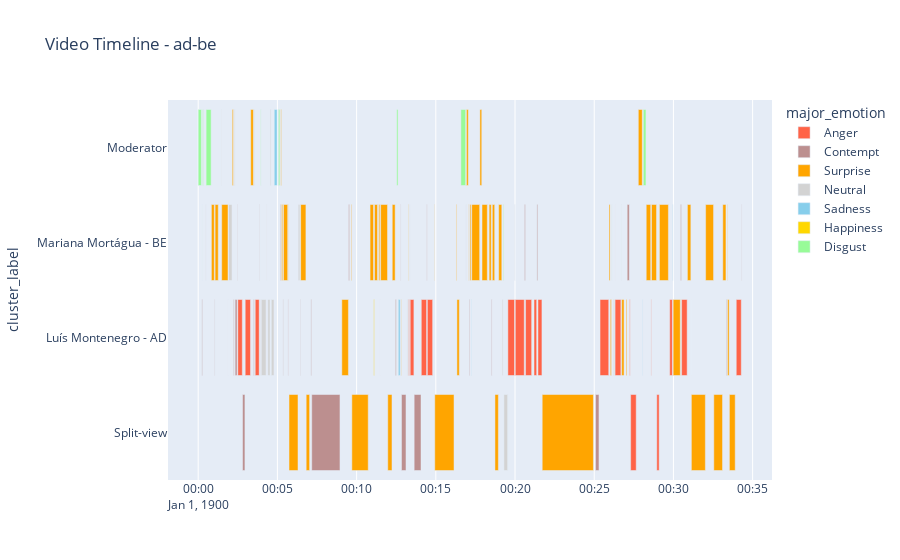
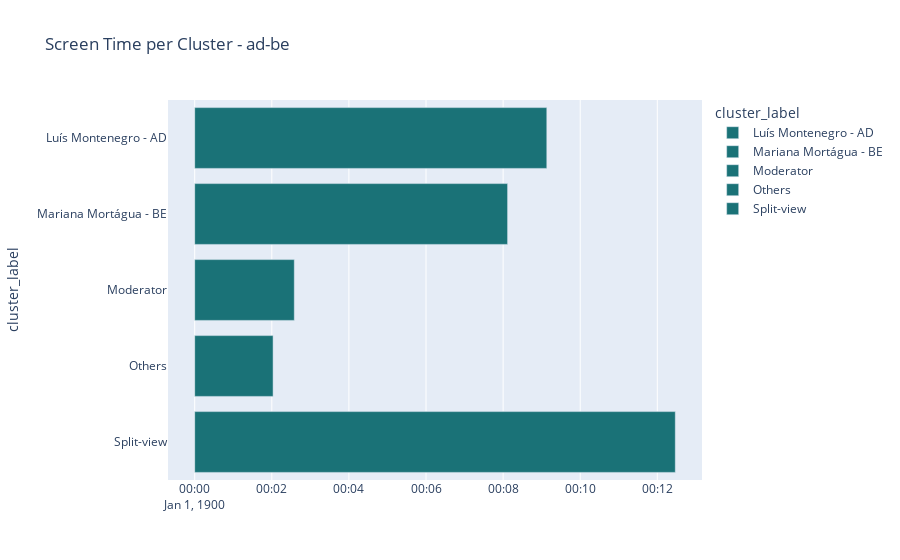
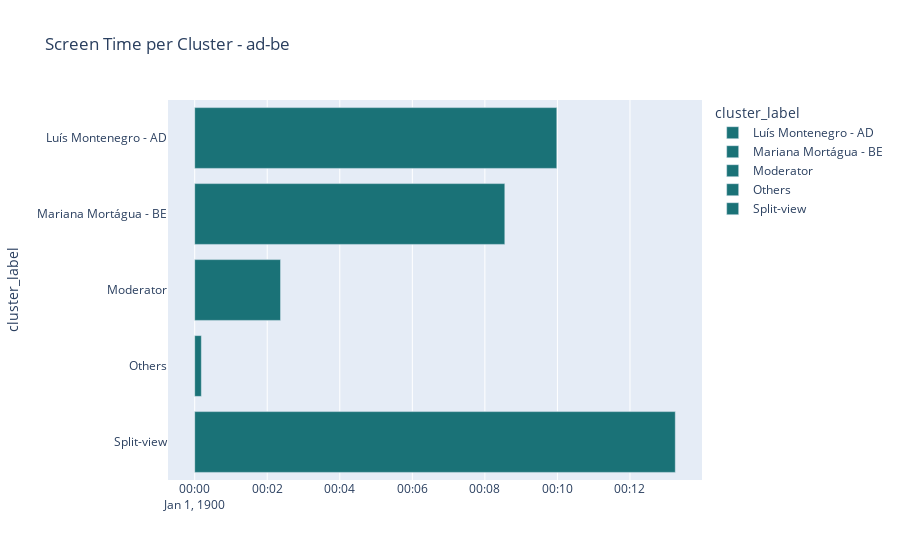
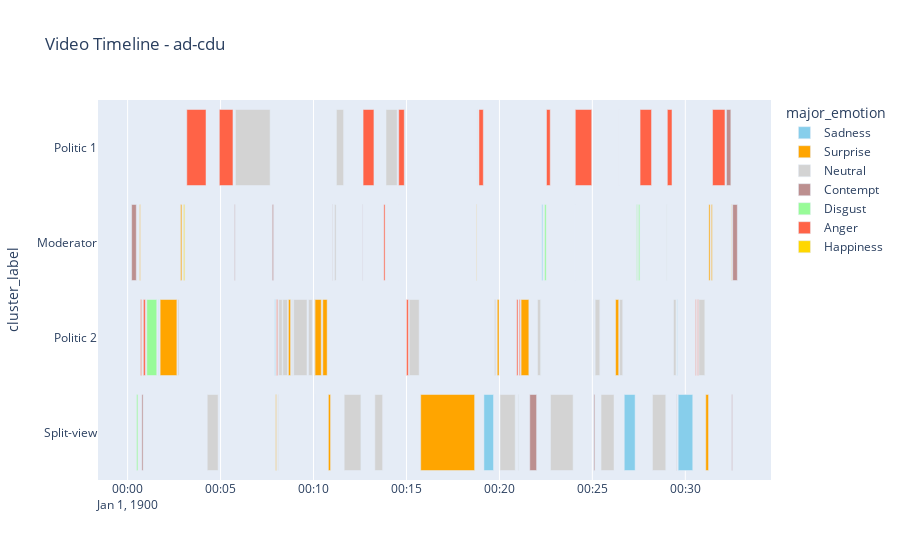

Notebook code for these charts, in order:
### Code cell
# Initialize a dictionary to store cumulative durations for each cluster label
cumulative_durations = {}
# Initialize an empty list to accumulate the DataFrames
cumulative_total_time_dfs = []

# Loop over all the videos and apply the clustering and labeling functions
for video in video_titles:
    print(video)
    # Read the video pickle file
    labeled_df = pd.read_pickle(os.path.join(current_dir, 'labeled', video + '_labeled.pkl'))

    smoothed_timeline_df, timeline_df = segment_video_timeline_emotion(labeled_df)
    plot_timeline_w_major_emotion(timeline_df, video)

    plot_total_screen_time(timeline_df, video)
    plot_total_screen_time(smoothed_timeline_df, video)

    display(get_total_time_by_emotion(timeline_df))
    display(get_total_time_by_emotion(smoothed_timeline_df))
    
    # Get total time by emotion for this video
    total_time_by_emotion_df = get_total_time_by_emotion(smoothed_timeline_df)
    
    # Append the DataFrame to the list
    cumulative_total_time_dfs.append(total_time_by_emotion_df)

    # Accumulate durations for each cluster label
    for index, row in smoothed_timeline_df.iterrows():
        cluster_label = row['cluster_label']
        duration = row['duration']
        cumulative_durations[cluster_label] = cumulative_durations.get(cluster_label, 0) + duration

    print(video)
    clusters_order = ['Removed Frame', 'Split-view', 'Politic 1', 'Politic 2', 'Moderator', 'Others']
    for cluster in clusters_order:
        print(f"Cluster: {cluster} -> {len(labeled_df[labeled_df['cluster_label'] == cluster])} frames")
        
# Convert cumulative durations from seconds to minutes
for cluster_label, duration in cumulative_durations.items():
    cumulative_durations[cluster_label] = duration // 60

# Display cumulative durations for each cluster label
cumulative_durations_df = pd.DataFrame(list(cumulative_durations.items()), columns=['cluster_label', 'cumulative_duration(hour)'])
print("\nCumulative Durations:")
print(cumulative_durations_df)

# Concatenate all DataFrames in the list
cumulative_total_time_by_emotion = pd.concat(cumulative_total_time_dfs, ignore_index=True)

# Group by cluster_label and sum the durations to get the total time by emotion
total_time_by_emotion_sum = cumulative_total_time_by_emotion.groupby('cluster_label').sum()
for emotion in total_time_by_emotion_sum.columns:
    print(emotion)
    print(total_time_by_emotion_sum[emotion])
    total_time_by_emotion_sum[f"{emotion}(hour)"] = total_time_by_emotion_sum[emotion].apply(lambda x: '{:02d}:{:02d}:{:02d}'.format(extract_number(x) // 3600, extract_number(x) % 3600 // 60, extract_number(x) % 60) if not pd.isnull(x) else '00:00:00')
    total_time_by_emotion_sum = total_time_by_emotion_sum.drop(emotion, axis=1)
    
#total_time_by_emotion_sum['total_duration(min)'] = total_time_by_emotion_sum['duration'].apply(lambda x: '{:02d}:{:02d}'.format(x // 60, x % 60))
#total_time_by_emotion_sum = total_time_by_emotion_sum.drop('duration', axis=1)    

# Display the total times by emotion added up from all the names that appear as a cluster_label
print(total_time_by_emotion_sum)

### Figure 1 — Plotly figure (JSON) as saved in the notebook; plotly's stock layout.template omitted (floating-point values rounded to 4 significant figures)
{"data": [{"alignmentgroup": "True", "base": ["1900-01-01T00:27:18", "1900-01-01T00:28:57", "1900-01-01T00:26:19", "1900-01-01T00:21:27", "1900-01-01T00:20:01", "1900-01-01T00:13:17", "1900-01-01T00:13:23", "1900-01-01T00:20:40", "1900-01-01T00:33:58", "1900-01-01T00:14:28", "1900-01-01T00:25:22", "1900-01-01T00:21:12", "1900-01-01T00:14:05", "1900-01-01T00:03:36", "1900-01-01T00:02:58", "1900-01-01T00:02:30", "1900-01-01T00:29:46", "1900-01-01T00:30:31", "1900-01-01T00:31:07", "1900-01-01T00:27:14", "1900-01-01T00:19:33", "1900-01-01T00:28:35"], "hovertemplate": "major_emotion=Anger<br>start(hour)=%{base}<br>end(hour)=%{x}<br>cluster_label=%{y}<extra></extra>", "legendgroup": "Anger", "marker": {"color": "#FF6347", "pattern": {"shape": ""}}, "name": "Anger", "offsetgroup": "Anger", "orientation": "h", "showlegend": true, "textposition": "auto", "type": "bar", "x": [21000, 9000, 22000, 15000, 34000, 3000, 14000, 23000, 19000, 20000, 33000, 10000, 20000, 15000, 20000, 17000, 10000, 21000, 0, 2000, 25000, 1000], "xaxis": "x", "y": ["Split-view", "Split-view", "Luís Montenegro - AD", "Luís Montenegro - AD", "Luís Montenegro - AD", "Luís Montenegro - AD", "Luís Montenegro - AD", "Luís Montenegro - AD", "Luís Montenegro - AD", "Luís Montenegro - AD", "Luís Montenegro - AD", "Luís Montenegro - AD", "Luís Montenegro - AD", "Luís Montenegro - AD", "Luís Montenegro - AD", "Luís Montenegro - AD", "Luís Montenegro - AD", "Luís Montenegro - AD", "Luís Montenegro - AD", "Luís Montenegro - AD", "Luís Montenegro - AD", "Luís Montenegro - AD"], "yaxis": "y"}, {"alignmentgroup": "True", "base": ["1900-01-01T00:12:50", "1900-01-01T00:07:10", "1900-01-01T00:13:38", "1900-01-01T00:02:48", "1900-01-01T00:25:05", "1900-01-01T00:11:30", "1900-01-01T00:11:29", "1900-01-01T00:12:27", "1900-01-01T00:17:06", "1900-01-01T00:18:31", "1900-01-01T00:03:30", "1900-01-01T00:02:14", "1900-01-01T00:01:54", "1900-01-01T00:01:02", "1900-01-01T00:33:20", "1900-01-01T00:00:14", "1900-01-01T00:02:20", "1900-01-01T00:07:07", "1900-01-01T00:06:26", "1900-01-01T00:05:40", "1900-01-01T00:05:21", "1900-01-01T00:27:05", "1900-01-01T00:20:36", "1900-01-01T00:21:23", "1900-01-01T00:30:27", "1900-01-01T00:28:05", "1900-01-01T00:34:18", "1900-01-01T00:09:30", "1900-01-01T00:05:10", "1900-01-01T00:03:52", "1900-01-01T00:02:28", "1900-01-01T00:00:13", "1900-01-01T00:14:26", "1900-01-01T00:12:46"], "hovertemplate": "major_emotion=Contempt<br>start(hour)=%{base}<br>end(hour)=%{x}<br>cluster_label=%{y}<extra></extra>", "legendgroup": "Contempt", "marker": {"color": "#BC8F8F", "pattern": {"shape": ""}}, "name": "Contempt", "offsetgroup": "Contempt", "orientation": "h", "showlegend": true, "textposition": "auto", "type": "bar", "x": [17000, 107000, 26000, 9000, 13000, 0, 0, 3000, 2000, 2000, 2000, 2000, 0, 1000, 2000, 2000, 7000, 2000, 1000, 1000, 1000, 8000, 3000, 3000, 3000, 0, 1000, 3000, 2000, 1000, 1000, 0, 1000, 1000], "xaxis": "x", "y": ["Split-view", "Split-view", "Split-view", "Split-view", "Split-view", "Split-view", "Luís Montenegro - AD", "Luís Montenegro - AD", "Luís Montenegro - AD", "Luís Montenegro - AD", "Luís Montenegro - AD", "Luís Montenegro - AD", "Luís Montenegro - AD", "Luís Montenegro - AD", "Luís Montenegro - AD", "Luís Montenegro - AD", "Luís Montenegro - AD", "Luís Montenegro - AD", "Luís Montenegro - AD", "Luís Montenegro - AD", "Luís Montenegro - AD", "Mariana Mortágua - BE", "Mariana Mortágua - BE", "Mariana Mortágua - BE", "Mariana Mortágua - BE", "Mariana Mortágua - BE", "Mariana Mortágua - BE", "Mariana Mortágua - BE", "Mariana Mortágua - BE", "Mariana Mortágua - BE", "Mariana Mortágua - BE", "Mariana Mortágua - BE", "Mariana Mortágua - BE", "Mariana Mortágua - BE"], "yaxis": "y"}, {"alignmentgroup": "True", "base": ["1900-01-01T00:06:49", "1900-01-01T00:33:32", "1900-01-01T00:11:58", "1900-01-01T00:18:44", "1900-01-01T00:32:33", "1900-01-01T00:14:56", "1900-01-01T00:09:42", "1900-01-01T00:31:08", "1900-01-01T00:21:43", "1900-01-01T00:05:44", "1900-01-01T00:26:44", "1900-01-01T00:12:48", "1900-01-01T00:26:01", "1900-01-01T00:16:20", "1900-01-01T00:27:01", "1900-01-01T00:29:59", "1900-01-01T00:33:25", "1900-01-01T00:09:04", "1900-01-01T00:33:07", "1900-01-01T00:29:07", "1900-01-01T00:33:23", "1900-01-01T00:32:02", "1900-01-01T00:30:53", "1900-01-01T00:28:17", "1900-01-01T00:28:37", "1900-01-01T00:25:56", "1900-01-01T00:27:17", "1900-01-01T00:18:58", "1900-01-01T00:10:51", "1900-01-01T00:09:39", "1900-01-01T00:06:28", "1900-01-01T00:05:23", "1900-01-01T00:05:16", "1900-01-01T00:11:08", "1900-01-01T00:01:29", "1900-01-01T00:01:04", "1900-01-01T00:00:50", "1900-01-01T00:11:24", "1900-01-01T00:05:42", "1900-01-01T00:12:15", "1900-01-01T00:17:09", "1900-01-01T00:11:31", "1900-01-01T00:17:16", "1900-01-01T00:17:55", "1900-01-01T00:16:17", "1900-01-01T00:14:54", "1900-01-01T00:18:22", "1900-01-01T00:13:15", "1900-01-01T00:18:34", "1900-01-01T00:17:04", "1900-01-01T00:17:47", "1900-01-01T00:02:09", "1900-01-01T00:16:56", "1900-01-01T00:05:13", "1900-01-01T00:27:47", "1900-01-01T00:03:19"], "hovertemplate": "major_emotion=Surprise<br>start(hour)=%{base}<br>end(hour)=%{x}<br>cluster_label=%{y}<extra></extra>", "legendgroup": "Surprise", "marker": {"color": "#FFA500", "pattern": {"shape": ""}}, "name": "Surprise", "offsetgroup": "Surprise", "orientation": "h", "showlegend": true, "textposition": "auto", "type": "bar", "x": [13000, 22000, 16000, 13000, 33000, 73000, 62000, 53000, 194000, 34000, 9000, 1000, 4000, 9000, 3000, 27000, 6000, 25000, 12000, 34000, 1000, 30000, 13000, 17000, 19000, 4000, 0, 12000, 13000, 2000, 20000, 16000, 4000, 11000, 24000, 12000, 11000, 4000, 1000, 11000, 4000, 26000, 30000, 20000, 2000, 1000, 8000, 1000, 9000, 1000, 7000, 4000, 7000, 2000, 15000, 10000], "xaxis": "x", "y": ["Split-view", "Split-view", "Split-view", "Split-view", "Split-view", "Split-view", "Split-view", "Split-view", "Split-view", "Split-view", "Luís Montenegro - AD", "Luís Montenegro - AD", "Luís Montenegro - AD", "Luís Montenegro - AD", "Luís Montenegro - AD", "Luís Montenegro - AD", "Luís Montenegro - AD", "Luís Montenegro - AD", "Mariana Mortágua - BE", "Mariana Mortágua - BE", "Mariana Mortágua - BE", "Mariana Mortágua - BE", "Mariana Mortágua - BE", "Mariana Mortágua - BE", "Mariana Mortágua - BE", "Mariana Mortágua - BE", "Mariana Mortágua - BE", "Mariana Mortágua - BE", "Mariana Mortágua - BE", "Mariana Mortágua - BE", "Mariana Mortágua - BE", "Mariana Mortágua - BE", "Mariana Mortágua - BE", "Mariana Mortágua - BE", "Mariana Mortágua - BE", "Mariana Mortágua - BE", "Mariana Mortágua - BE", "Mariana Mortágua - BE", "Mariana Mortágua - BE", "Mariana Mortágua - BE", "Mariana Mortágua - BE", "Mariana Mortágua - BE", "Mariana Mortágua - BE", "Mariana Mortágua - BE", "Mariana Mortágua - BE", "Mariana Mortágua - BE", "Mariana Mortágua - BE", "Mariana Mortágua - BE", "Mariana Mortágua - BE", "Mariana Mortágua - BE", "Moderator", "Moderator", "Moderator", "Moderator", "Moderator", "Moderator"], "yaxis": "y"}, {"alignmentgroup": "True", "base": ["1900-01-01T00:19:18", "1900-01-01T00:19:11", "1900-01-01T00:26:13", "1900-01-01T00:13:12", "1900-01-01T00:03:54", "1900-01-01T00:03:59", "1900-01-01T00:04:37", "1900-01-01T00:04:24", "1900-01-01T00:26:42", "1900-01-01T00:19:59", "1900-01-01T00:26:18", "1900-01-01T00:26:06", "1900-01-01T00:06:19", "1900-01-01T00:01:55", "1900-01-01T00:00:28", "1900-01-01T00:04:18", "1900-01-01T00:16:54", "1900-01-01T00:13:21", "1900-01-01T00:12:31", "1900-01-01T00:02:17", "1900-01-01T00:01:27", "1900-01-01T00:03:33", "1900-01-01T00:04:33"], "hovertemplate": "major_emotion=Neutral<br>start(hour)=%{base}<br>end(hour)=%{x}<br>cluster_label=%{y}<extra></extra>", "legendgroup": "Neutral", "marker": {"color": "#D3D3D3", "pattern": {"shape": ""}}, "name": "Neutral", "offsetgroup": "Neutral", "orientation": "h", "showlegend": true, "textposition": "auto", "type": "bar", "x": [14000, 3000, 4000, 2000, 2000, 18000, 10000, 8000, 1000, 1000, 0, 1000, 6000, 13000, 1000, 1000, 1000, 1000, 0, 2000, 1000, 2000, 3000], "xaxis": "x", "y": ["Split-view", "Luís Montenegro - AD", "Luís Montenegro - AD", "Luís Montenegro - AD", "Luís Montenegro - AD", "Luís Montenegro - AD", "Luís Montenegro - AD", "Luís Montenegro - AD", "Mariana Mortágua - BE", "Mariana Mortágua - BE", "Mariana Mortágua - BE", "Mariana Mortágua - BE", "Mariana Mortágua - BE", "Mariana Mortágua - BE", "Mariana Mortágua - BE", "Mariana Mortágua - BE", "Mariana Mortágua - BE", "Mariana Mortágua - BE", "Mariana Mortágua - BE", "Moderator", "Moderator", "Moderator", "Moderator"], "yaxis": "y"}, {"alignmentgroup": "True", "base": ["1900-01-01T00:17:14", "1900-01-01T00:12:38", "1900-01-01T00:28:03", "1900-01-01T00:29:57", "1900-01-01T00:04:48"], "hovertemplate": "major_emotion=Sadness<br>start(hour)=%{base}<br>end(hour)=%{x}<br>cluster_label=%{y}<extra></extra>", "legendgroup": "Sadness", "marker": {"color": "#87CEEB", "pattern": {"shape": ""}}, "name": "Sadness", "offsetgroup": "Sadness", "orientation": "h", "showlegend": true, "textposition": "auto", "type": "bar", "x": [1000, 7000, 1000, 1000, 11000], "xaxis": "x", "y": ["Luís Montenegro - AD", "Luís Montenegro - AD", "Luís Montenegro - AD", "Mariana Mortágua - BE", "Moderator"], "yaxis": "y"}, {"alignmentgroup": "True", "base": ["1900-01-01T00:11:05"], "hovertemplate": "major_emotion=Happiness<br>start(hour)=%{base}<br>end(hour)=%{x}<br>cluster_label=%{y}<extra></extra>", "legendgroup": "Happiness", "marker": {"color": "#FFD700", "pattern": {"shape": ""}}, "name": "Happiness", "offsetgroup": "Happiness", "orientation": "h", "showlegend": true, "textposition": "auto", "type": "bar", "x": [2000], "xaxis": "x", "y": ["Luís Montenegro - AD"], "yaxis": "y"}, {"alignmentgroup": "True", "base": ["1900-01-01T00:19:15", "1900-01-01T00:00:30", "1900-01-01T00:00:17", "1900-01-01T00:03:57", "1900-01-01T00:05:04", "1900-01-01T00:16:35", "1900-01-01T00:28:06", "1900-01-01T00:12:32", "1900-01-01T00:00:00"], "hovertemplate": "major_emotion=Disgust<br>start(hour)=%{base}<br>end(hour)=%{x}<br>cluster_label=%{y}<extra></extra>", "legendgroup": "Disgust", "marker": {"color": "#98FB98", "pattern": {"shape": ""}}, "name": "Disgust", "offsetgroup": "Disgust", "orientation": "h", "showlegend": true, "textposition": "auto", "type": "bar", "x": [2000, 19000, 2000, 1000, 5000, 18000, 10000, 5000, 12000], "xaxis": "x", "y": ["Mariana Mortágua - BE", "Moderator", "Moderator", "Moderator", "Moderator", "Moderator", "Moderator", "Moderator", "Moderator"], "yaxis": "y"}], "layout": {"barmode": "overlay", "legend": {"title": {"text": "major_emotion"}, "tracegroupgap": 0}, "title": {"text": "Video Timeline - ad-be"}, "xaxis": {"anchor": "y", "domain": [0, 1], "type": "date"}, "yaxis": {"anchor": "x", "domain": [0, 1], "title": {"text": "cluster_label"}}}}

### Figure 2 — Plotly figure (JSON) as saved in the notebook; plotly's stock layout.template omitted (floating-point values rounded to 4 significant figures)
{"data": [{"alignmentgroup": "True", "base": ["1900-01-01T00:00:00"], "hovertemplate": "cluster_label=%{y}<br>start=%{base}<br>duration(hour)=%{x}<extra></extra>", "legendgroup": "Luís Montenegro - AD", "marker": {"color": "#1a7277", "pattern": {"shape": ""}}, "name": "Luís Montenegro - AD", "offsetgroup": "Luís Montenegro - AD", "orientation": "h", "showlegend": true, "textposition": "auto", "type": "bar", "x": [548000], "xaxis": "x", "y": ["Luís Montenegro - AD"], "yaxis": "y"}, {"alignmentgroup": "True", "base": ["1900-01-01T00:00:00"], "hovertemplate": "cluster_label=%{y}<br>start=%{base}<br>duration(hour)=%{x}<extra></extra>", "legendgroup": "Mariana Mortágua - BE", "marker": {"color": "#1a7277", "pattern": {"shape": ""}}, "name": "Mariana Mortágua - BE", "offsetgroup": "Mariana Mortágua - BE", "orientation": "h", "showlegend": true, "textposition": "auto", "type": "bar", "x": [487000], "xaxis": "x", "y": ["Mariana Mortágua - BE"], "yaxis": "y"}, {"alignmentgroup": "True", "base": ["1900-01-01T00:00:00"], "hovertemplate": "cluster_label=%{y}<br>start=%{base}<br>duration(hour)=%{x}<extra></extra>", "legendgroup": "Moderator", "marker": {"color": "#1a7277", "pattern": {"shape": ""}}, "name": "Moderator", "offsetgroup": "Moderator", "orientation": "h", "showlegend": true, "textposition": "auto", "type": "bar", "x": [155000], "xaxis": "x", "y": ["Moderator"], "yaxis": "y"}, {"alignmentgroup": "True", "base": ["1900-01-01T00:00:00"], "hovertemplate": "cluster_label=%{y}<br>start=%{base}<br>duration(hour)=%{x}<extra></extra>", "legendgroup": "Others", "marker": {"color": "#1a7277", "pattern": {"shape": ""}}, "name": "Others", "offsetgroup": "Others", "orientation": "h", "showlegend": true, "textposition": "auto", "type": "bar", "x": [122000], "xaxis": "x", "y": ["Others"], "yaxis": "y"}, {"alignmentgroup": "True", "base": ["1900-01-01T00:00:00"], "hovertemplate": "cluster_label=%{y}<br>start=%{base}<br>duration(hour)=%{x}<extra></extra>", "legendgroup": "Split-view", "marker": {"color": "#1a7277", "pattern": {"shape": ""}}, "name": "Split-view", "offsetgroup": "Split-view", "orientation": "h", "showlegend": true, "textposition": "auto", "type": "bar", "x": [748000], "xaxis": "x", "y": ["Split-view"], "yaxis": "y"}], "layout": {"barmode": "overlay", "legend": {"title": {"text": "cluster_label"}, "tracegroupgap": 0}, "title": {"text": "Screen Time per Cluster - ad-be"}, "xaxis": {"anchor": "y", "domain": [0, 1], "type": "date"}, "yaxis": {"anchor": "x", "categoryarray": ["Split-view", "Others", "Moderator", "Mariana Mortágua - BE", "Luís Montenegro - AD"], "categoryorder": "array", "domain": [0, 1], "title": {"text": "cluster_label"}}}}

### Figure 3 — Plotly figure (JSON) as saved in the notebook; plotly's stock layout.template omitted (floating-point values rounded to 4 significant figures)
{"data": [{"alignmentgroup": "True", "base": ["1900-01-01T00:00:00"], "hovertemplate": "cluster_label=%{y}<br>start=%{base}<br>duration(hour)=%{x}<extra></extra>", "legendgroup": "Luís Montenegro - AD", "marker": {"color": "#1a7277", "pattern": {"shape": ""}}, "name": "Luís Montenegro - AD", "offsetgroup": "Luís Montenegro - AD", "orientation": "h", "showlegend": true, "textposition": "auto", "type": "bar", "x": [599000], "xaxis": "x", "y": ["Luís Montenegro - AD"], "yaxis": "y"}, {"alignmentgroup": "True", "base": ["1900-01-01T00:00:00"], "hovertemplate": "cluster_label=%{y}<br>start=%{base}<br>duration(hour)=%{x}<extra></extra>", "legendgroup": "Mariana Mortágua - BE", "marker": {"color": "#1a7277", "pattern": {"shape": ""}}, "name": "Mariana Mortágua - BE", "offsetgroup": "Mariana Mortágua - BE", "orientation": "h", "showlegend": true, "textposition": "auto", "type": "bar", "x": [513000], "xaxis": "x", "y": ["Mariana Mortágua - BE"], "yaxis": "y"}, {"alignmentgroup": "True", "base": ["1900-01-01T00:00:00"], "hovertemplate": "cluster_label=%{y}<br>start=%{base}<br>duration(hour)=%{x}<extra></extra>", "legendgroup": "Moderator", "marker": {"color": "#1a7277", "pattern": {"shape": ""}}, "name": "Moderator", "offsetgroup": "Moderator", "orientation": "h", "showlegend": true, "textposition": "auto", "type": "bar", "x": [142000], "xaxis": "x", "y": ["Moderator"], "yaxis": "y"}, {"alignmentgroup": "True", "base": ["1900-01-01T00:00:00"], "hovertemplate": "cluster_label=%{y}<br>start=%{base}<br>duration(hour)=%{x}<extra></extra>", "legendgroup": "Others", "marker": {"color": "#1a7277", "pattern": {"shape": ""}}, "name": "Others", "offsetgroup": "Others", "orientation": "h", "showlegend": true, "textposition": "auto", "type": "bar", "x": [11000], "xaxis": "x", "y": ["Others"], "yaxis": "y"}, {"alignmentgroup": "True", "base": ["1900-01-01T00:00:00"], "hovertemplate": "cluster_label=%{y}<br>start=%{base}<br>duration(hour)=%{x}<extra></extra>", "legendgroup": "Split-view", "marker": {"color": "#1a7277", "pattern": {"shape": ""}}, "name": "Split-view", "offsetgroup": "Split-view", "orientation": "h", "showlegend": true, "textposition": "auto", "type": "bar", "x": [795000], "xaxis": "x", "y": ["Split-view"], "yaxis": "y"}], "layout": {"barmode": "overlay", "legend": {"title": {"text": "cluster_label"}, "tracegroupgap": 0}, "title": {"text": "Screen Time per Cluster - ad-be"}, "xaxis": {"anchor": "y", "domain": [0, 1], "type": "date"}, "yaxis": {"anchor": "x", "categoryarray": ["Split-view", "Others", "Moderator", "Mariana Mortágua - BE", "Luís Montenegro - AD"], "categoryorder": "array", "domain": [0, 1], "title": {"text": "cluster_label"}}}}

### Figure 4 — Plotly figure (JSON) as saved in the notebook; plotly's stock layout.template omitted (floating-point values rounded to 4 significant figures)
{"data": [{"alignmentgroup": "True", "base": ["1900-01-01T00:19:10", "1900-01-01T00:26:43", "1900-01-01T00:29:37", "1900-01-01T00:01:40", "1900-01-01T00:29:33", "1900-01-01T00:07:55", "1900-01-01T00:22:17"], "hovertemplate": "major_emotion=Sadness<br>start(hour)=%{base}<br>end(hour)=%{x}<br>cluster_label=%{y}<extra></extra>", "legendgroup": "Sadness", "marker": {"color": "#87CEEB", "pattern": {"shape": ""}}, "name": "Sadness", "offsetgroup": "Sadness", "orientation": "h", "showlegend": true, "textposition": "auto", "type": "bar", "x": [31000, 35000, 47000, 1000, 1000, 2000, 3000], "xaxis": "x", "y": ["Split-view", "Split-view", "Split-view", "Politic 2", "Politic 2", "Politic 2", "Moderator"], "yaxis": "y"}, {"alignmentgroup": "True", "base": ["1900-01-01T00:15:46", "1900-01-01T00:07:58", "1900-01-01T00:10:48", "1900-01-01T00:31:06", "1900-01-01T00:24:03", "1900-01-01T00:01:45", "1900-01-01T00:26:15", "1900-01-01T00:08:39", "1900-01-01T00:19:53", "1900-01-01T00:21:10", "1900-01-01T00:10:05", "1900-01-01T00:10:02", "1900-01-01T00:10:30", "1900-01-01T00:31:24", "1900-01-01T00:31:16", "1900-01-01T00:32:28", "1900-01-01T00:18:46", "1900-01-01T00:02:51", "1900-01-01T00:24:02", "1900-01-01T00:00:39"], "hovertemplate": "major_emotion=Surprise<br>start(hour)=%{base}<br>end(hour)=%{x}<br>cluster_label=%{y}<extra></extra>", "legendgroup": "Surprise", "marker": {"color": "#FFA500", "pattern": {"shape": ""}}, "name": "Surprise", "offsetgroup": "Surprise", "orientation": "h", "showlegend": true, "textposition": "auto", "type": "bar", "x": [174000, 2000, 7000, 9000, 0, 54000, 10000, 7000, 6000, 25000, 20000, 1000, 14000, 3000, 4000, 1000, 1000, 4000, 0, 2000], "xaxis": "x", "y": ["Split-view", "Split-view", "Split-view", "Split-view", "Politic 1", "Politic 2", "Politic 2", "Politic 2", "Politic 2", "Politic 2", "Politic 2", "Politic 2", "Politic 2", "Moderator", "Moderator", "Moderator", "Moderator", "Moderator", "Moderator", "Moderator"], "yaxis": "y"}, {"alignmentgroup": "True", "base": ["1900-01-01T00:04:17", "1900-01-01T00:21:01", "1900-01-01T00:22:45", "1900-01-01T00:25:28", "1900-01-01T00:20:02", "1900-01-01T00:28:14", "1900-01-01T00:11:39", "1900-01-01T00:13:18", "1900-01-01T00:08:05", "1900-01-01T00:11:14", "1900-01-01T00:05:48", "1900-01-01T00:13:54", "1900-01-01T00:18:48", "1900-01-01T00:29:22", "1900-01-01T00:30:44", "1900-01-01T00:02:42", "1900-01-01T00:26:28", "1900-01-01T00:09:44", "1900-01-01T00:25:03", "1900-01-01T00:08:08", "1900-01-01T00:25:09", "1900-01-01T00:15:09", "1900-01-01T00:08:50", "1900-01-01T00:19:44", "1900-01-01T00:22:03", "1900-01-01T00:08:56", "1900-01-01T00:08:21", "1900-01-01T00:11:08", "1900-01-01T00:29:00", "1900-01-01T00:24:04"], "hovertemplate": "major_emotion=Neutral<br>start(hour)=%{base}<br>end(hour)=%{x}<br>cluster_label=%{y}<extra></extra>", "legendgroup": "Neutral", "marker": {"color": "#D3D3D3", "pattern": {"shape": ""}}, "name": "Neutral", "offsetgroup": "Neutral", "orientation": "h", "showlegend": true, "textposition": "auto", "type": "bar", "x": [35000, 2000, 73000, 42000, 49000, 43000, 54000, 25000, 2000, 23000, 112000, 36000, 1000, 8000, 19000, 4000, 10000, 12000, 1000, 11000, 15000, 32000, 2000, 4000, 10000, 43000, 15000, 5000, 1000, 0], "xaxis": "x", "y": ["Split-view", "Split-view", "Split-view", "Split-view", "Split-view", "Split-view", "Split-view", "Split-view", "Split-view", "Politic 1", "Politic 1", "Politic 1", "Politic 1", "Politic 2", "Politic 2", "Politic 2", "Politic 2", "Politic 2", "Politic 2", "Politic 2", "Politic 2", "Politic 2", "Politic 2", "Politic 2", "Politic 2", "Politic 2", "Politic 2", "Moderator", "Moderator", "Moderator"], "yaxis": "y"}, {"alignmentgroup": "True", "base": ["1900-01-01T00:21:38", "1900-01-01T00:25:05", "1900-01-01T00:10:04", "1900-01-01T00:00:46", "1900-01-01T00:32:30", "1900-01-01T00:29:31", "1900-01-01T00:32:13", "1900-01-01T00:00:13", "1900-01-01T00:11:01", "1900-01-01T00:32:33", "1900-01-01T00:14:34", "1900-01-01T00:12:38", "1900-01-01T00:08:20", "1900-01-01T00:07:47", "1900-01-01T00:05:45"], "hovertemplate": "major_emotion=Contempt<br>start(hour)=%{base}<br>end(hour)=%{x}<br>cluster_label=%{y}<extra></extra>", "legendgroup": "Contempt", "marker": {"color": "#BC8F8F", "pattern": {"shape": ""}}, "name": "Contempt", "offsetgroup": "Contempt", "orientation": "h", "showlegend": true, "textposition": "auto", "type": "bar", "x": [22000, 3000, 0, 4000, 2000, 1000, 14000, 15000, 1000, 15000, 0, 1000, 0, 4000, 2000], "xaxis": "x", "y": ["Split-view", "Split-view", "Split-view", "Split-view", "Split-view", "Split-view", "Politic 1", "Moderator", "Moderator", "Moderator", "Moderator", "Moderator", "Moderator", "Moderator", "Moderator"], "yaxis": "y"}, {"alignmentgroup": "True", "base": ["1900-01-01T00:00:29", "1900-01-01T00:26:27", "1900-01-01T00:01:02", "1900-01-01T00:27:29", "1900-01-01T00:27:23", "1900-01-01T00:22:26"], "hovertemplate": "major_emotion=Disgust<br>start(hour)=%{base}<br>end(hour)=%{x}<br>cluster_label=%{y}<extra></extra>", "legendgroup": "Disgust", "marker": {"color": "#98FB98", "pattern": {"shape": ""}}, "name": "Disgust", "offsetgroup": "Disgust", "orientation": "h", "showlegend": true, "textposition": "auto", "type": "bar", "x": [4000, 0, 32000, 4000, 2000, 5000], "xaxis": "x", "y": ["Split-view", "Politic 1", "Politic 2", "Moderator", "Moderator", "Moderator"], "yaxis": "y"}, {"alignmentgroup": "True", "base": ["1900-01-01T00:29:02", "1900-01-01T00:22:32", "1900-01-01T00:03:11", "1900-01-01T00:31:28", "1900-01-01T00:14:35", "1900-01-01T00:18:54", "1900-01-01T00:24:05", "1900-01-01T00:04:56", "1900-01-01T00:27:34", "1900-01-01T00:12:40", "1900-01-01T00:30:40", "1900-01-01T00:00:42", "1900-01-01T00:00:51", "1900-01-01T00:30:33", "1900-01-01T00:08:01", "1900-01-01T00:15:00", "1900-01-01T00:20:56", "1900-01-01T00:21:04", "1900-01-01T00:13:47"], "hovertemplate": "major_emotion=Anger<br>start(hour)=%{base}<br>end(hour)=%{x}<br>cluster_label=%{y}<extra></extra>", "legendgroup": "Anger", "marker": {"color": "#FF6347", "pattern": {"shape": ""}}, "name": "Anger", "offsetgroup": "Anger", "orientation": "h", "showlegend": true, "textposition": "auto", "type": "bar", "x": [15000, 12000, 62000, 40000, 18000, 14000, 53000, 44000, 37000, 35000, 2000, 3000, 6000, 2000, 3000, 6000, 4000, 3000, 4000], "xaxis": "x", "y": ["Politic 1", "Politic 1", "Politic 1", "Politic 1", "Politic 1", "Politic 1", "Politic 1", "Politic 1", "Politic 1", "Politic 1", "Politic 2", "Politic 2", "Politic 2", "Politic 2", "Politic 2", "Politic 2", "Politic 2", "Politic 2", "Moderator"], "yaxis": "y"}, {"alignmentgroup": "True", "base": ["1900-01-01T00:03:01"], "hovertemplate": "major_emotion=Happiness<br>start(hour)=%{base}<br>end(hour)=%{x}<br>cluster_label=%{y}<extra></extra>", "legendgroup": "Happiness", "marker": {"color": "#FFD700", "pattern": {"shape": ""}}, "name": "Happiness", "offsetgroup": "Happiness", "orientation": "h", "showlegend": true, "textposition": "auto", "type": "bar", "x": [3000], "xaxis": "x", "y": ["Moderator"], "yaxis": "y"}], "layout": {"barmode": "overlay", "legend": {"title": {"text": "major_emotion"}, "tracegroupgap": 0}, "title": {"text": "Video Timeline - ad-cdu"}, "xaxis": {"anchor": "y", "domain": [0, 1], "type": "date"}, "yaxis": {"anchor": "x", "domain": [0, 1], "title": {"text": "cluster_label"}}}}
